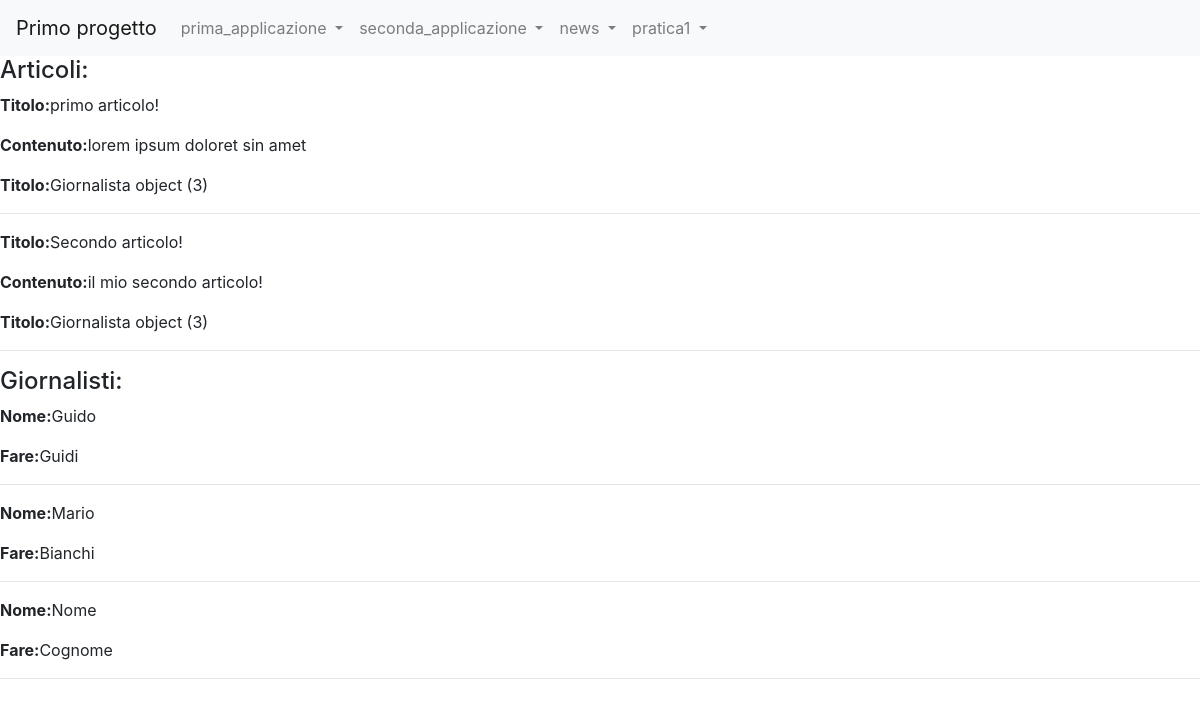
Page /news/ on the committed database.
### news/models.py (models this page shows)
class Articolo(models.Model):
    titolo=models.CharField(max_length=20)
    contenuto=models.TextField()
    giornalista=models.ForeignKey(Giornalista, on_delete=models.CASCADE,related_name="articoli")
    class Meta:
        verbose_name="Articolo"
        verbose_name_plural="Articoli"

class Giornalista(models.Model):
    nome=models.CharField(max_length=20)
    cognome=models.CharField(max_length=20)
    class Meta:
        verbose_name="Giornalista"
        verbose_name_plural="Giornalisti"

### news/views.py (the view)
# urls.py: path('',home, name="homeview"),
def home(request):
   articoli=Articolo.objects.all()
   giornalisti=Giornalista.objects.all()
   context = {"articoli": articoli, "giornalisti": giornalisti}
   print(context)
   return render(request, "homepage_news.html", context)

### news/templates/homepage_news.html (shortened to what this page needs)
{% extends 'base.html' %}
{%block content%}
<h4>Articoli:</h4>
    {% for articolo in articoli %}
        <p><strong>Titolo:</strong>{{articolo.titolo}}</p>
        <p><strong>Contenuto:</strong>{{articolo.contenuto}}</p>
        <p><strong>Titolo:</strong>{{articolo.giornalista}}</p>
        <hr>
    {% endfor %}
<h4>Giornalisti:</h4>
{% for giornalista in giornalisti %}
        <p><strong>Nome:</strong>{{giornalista.nome}}</p>
        <p><strong>Fare:</strong>{{giornalista.cognome}}</p>
        <hr>
    {% endfor %}
    {%endblock content%}

### rows in the picture
Articolo: titolo "primo articolo!", contenuto "lorem ipsum doloret sin amet", giornalista "Giornalista object (3)"
Articolo: titolo "Secondo articolo!", contenuto "il mio secondo articolo!", giornalista "Giornalista object (3)"
Giornalista: nome "Guido", cognome "Guidi"
Giornalista: nome "Mario", cognome "Bianchi"
Giornalista: nome "Nome", cognome "Cognome"
